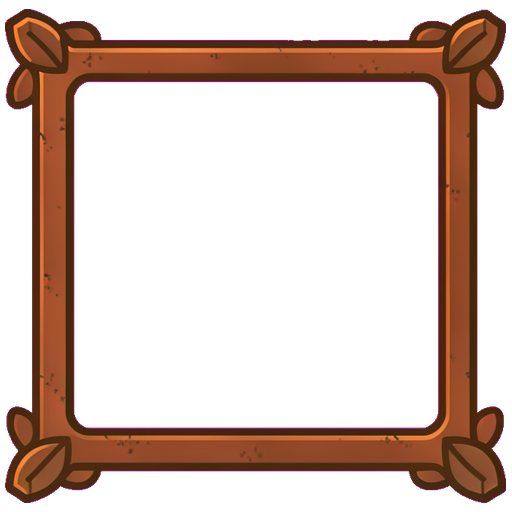
#> input picture apps/api/content/sources/progression-art/frame-bronze.png, 512 x 512 px
$ python normalise_bg.py frame-bronze.png frame-challenger.png
#> lines starting #> are read from the running program, lines starting #| are printed output that depends on the picture; after the words box and inside, x2 and y2 are one past the last pixel; in counts of white or black regions, pixels touching at a corner belong together
"""Ép nền của một ảnh vừa sinh về đúng #FF00FF trước khi tách nền.

**Vì sao cần.** Bước tách nền của `generate2dsprite` khoá theo màu magenta thuần.
Model thì không nghe lời tuyệt đối: sáu khung sinh ra ở lượt bronze→challenger có
nền hồng đậm (~#E8207F) thay vì #FF00FF, và hậu quả không phải một cảnh báo — nó
là một tấm PNG "trong suốt" mà tâm vẫn đặc 100%, tức cái khung che kín avatar.

**Vì sao lan từ MÉP chứ không lọc theo màu.** Bản đầu quy mọi pixel nằm trong
bán kính màu quanh nền thành magenta, và nó ăn thủng nhân vật: thân nâu của linh
vật (170, 92, 72) chỉ cách nền hồng (205, 37, 135) **90,7** — vừa đúng ngưỡng 90
— nên 12% pixel thân bị coi là nền và khoét thành lỗ đen lỗ chỗ. Số đo, không
phải phỏng đoán.

Nền THẬT thì luôn nối liền với mép ảnh, còn màu áo của nhân vật thì không. Lan
từ bốn góc vào chỉ chạm tới những gì thông với bên ngoài, nên một vùng bên trong
nhân vật có màu gần giống nền vẫn an toàn dù bán kính màu có rộng đến đâu.

Ngưỡng mặc định 100 rộng hơn bản cũ ĐƯỢC, chính vì phép lan đã chặn thiệt hại:
nó nuốt trọn dải chuyển sắc của nền và viền răng cưa mà không với tới bên trong.
"""

import sys
from collections import deque
from pathlib import Path

import numpy as np
from PIL import Image

MAGENTA = (255, 0, 255)
CORNER = 24
TOLERANCE = 100.0


def normalise(path: Path, out: Path, tolerance: float = TOLERANCE) -> float:
#> called with tolerance = 100
    image = Image.open(path).convert("RGB")
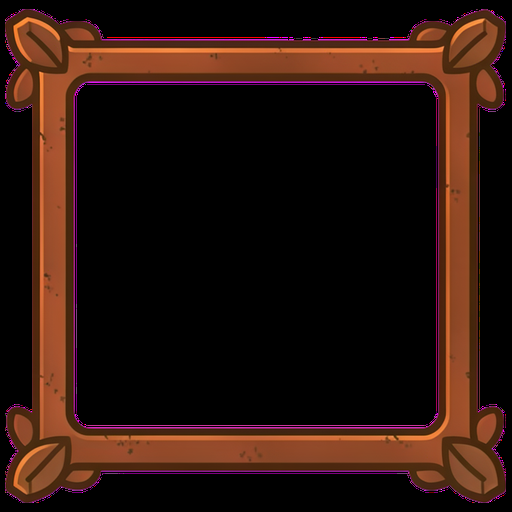
#> image: PIL image 512x512 RGB; mean R, G, B 41.7, 20.1, 13.2
    pixels = np.array(image).astype(float)
    height, width, _ = pixels.shape
#> height = 512; width = 512

    corners = np.concatenate(
        [
            pixels[:CORNER, :CORNER].reshape(-1, 3),
            pixels[:CORNER, -CORNER:].reshape(-1, 3),
            pixels[-CORNER:, :CORNER].reshape(-1, 3),
            pixels[-CORNER:, -CORNER:].reshape(-1, 3),
        ]
    )
#> corners = 2304 rows, first 8: [0, 0, 0], [0, 0, 0], [0, 0, 0], [0, 0, 0], [0, 0, 0], [0, 0, 0], [0, 0, 0], [0, 0, 0]
    background = np.median(corners, axis=0)
#> background = [0, 0, 0]

    # Ứng viên: đủ gần màu nền. Chưa phải kết luận — mới là điều kiện cần.
    near = np.linalg.norm(pixels - background, axis=-1) < tolerance
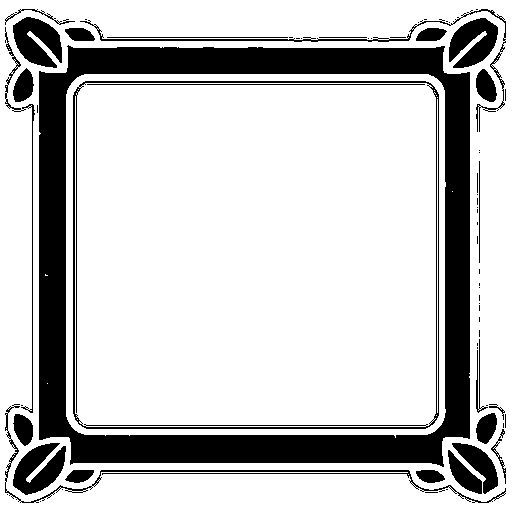
#> near: shape (512, 512) bool; 78.1% white; 68 black regions (41 under 20 px), largest, box (x1, y1, x2, y2) and area: (39, 45, 470, 467) 39691, (73, 81, 439, 429) 3484, (13, 443, 66, 495) 1643

    # Lan theo hàng, từ mọi pixel ứng viên nằm trên mép ảnh. Quét theo HÀNG chứ
    # không theo từng pixel: một BFS pixel-một trên ảnh 1024×1024 chạy bằng
    # Python mất hàng chục giây, còn mỗi lần bật một đoạn liền nhau thì số vòng
    # lặp tụt xuống theo số đoạn, không theo số pixel.
    reached = np.zeros_like(near, dtype=bool)
    queue: deque[tuple[int, int]] = deque()

    def push_span(row: int, col: int) -> None:
        """Bật cả đoạn liền nhau chứa (row, col) và xếp hàng các hàng kề."""
        if not near[row, col] or reached[row, col]:
            return
        left = col
        while left > 0 and near[row, left - 1] and not reached[row, left - 1]:
            left -= 1
        right = col
        while right < width - 1 and near[row, right + 1] and not reached[row, right + 1]:
            right += 1
        reached[row, left : right + 1] = True
        for neighbour in (row - 1, row + 1):
            if 0 <= neighbour < height:
                queue.append((neighbour, left))
                queue.append((neighbour, right))
                queue.append((neighbour, (left + right) // 2))

    for col in range(width):
        push_span(0, col)
        push_span(height - 1, col)
    for row in range(height):
        push_span(row, 0)
        push_span(row, width - 1)

    while queue:
        row, col = queue.popleft()
        # Đi hết đoạn liền nhau quanh điểm này ở hàng kề: một hàng có thể chứa
        # nhiều đoạn nền rời nhau (hai bên nhân vật), nên phải quét chứ không
        # chỉ thử đúng một cột.
        start = col
        while start > 0 and near[row, start - 1]:
            start -= 1
        end = col
        while end < width - 1 and near[row, end + 1]:
            end += 1
        for probe in range(start, end + 1):
            if near[row, probe] and not reached[row, probe]:
                push_span(row, probe)

    pixels[reached] = MAGENTA
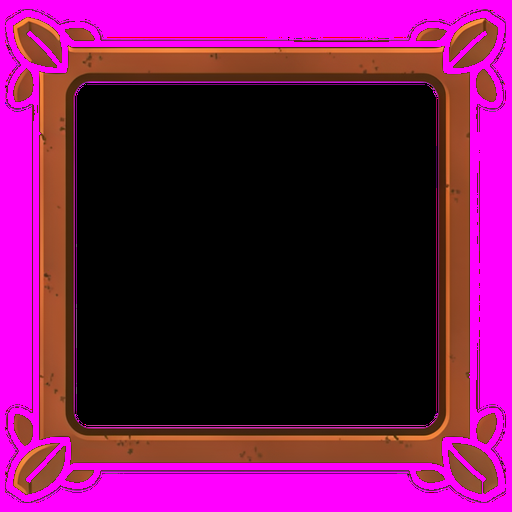
#> pixels: shape (512, 512, 3) float64; mean R, G, B 106.3, 17.3, 81.9
    Image.fromarray(pixels.astype(np.uint8)).save(out)
    return float(reached.mean())


if __name__ == "__main__":
    source = Path(sys.argv[1])
    target = Path(sys.argv[2]) if len(sys.argv) > 2 else source.with_suffix(".magenta.png")
    share = normalise(source, target)
    print(f"{target}  ({share * 100:.1f}% pixel đã quy về magenta)")

$ run again, on apps/api/content/sources/progression-art/frame-diamond.png
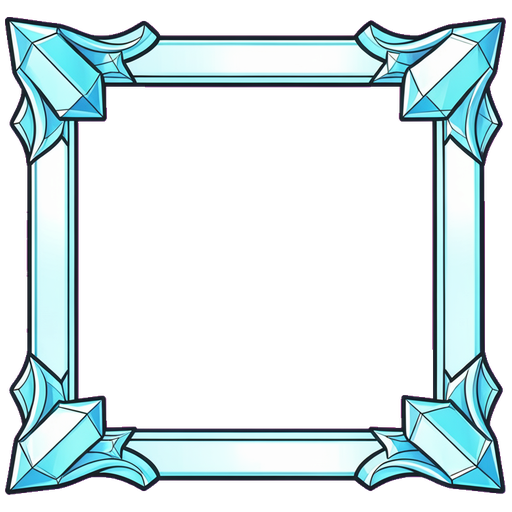
#> input picture apps/api/content/sources/progression-art/frame-diamond.png, 512 x 512 px
#> corners = 2304 rows, first 8: [0, 0, 0], [0, 0, 0], [0, 0, 0], [0, 0, 0], [0, 0, 0], [0, 0, 0], [0, 0, 0], [0, 0, 0]
#> background = [0, 0, 0]
#> in normalise, `near = np.linalg.norm(pixels - background, axis=-1) < tolerance`:
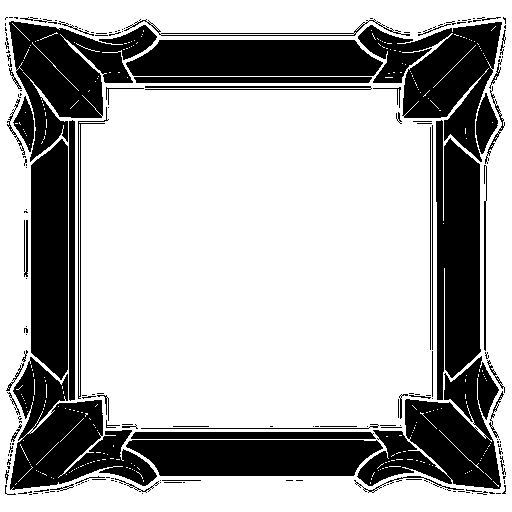
#> near: shape (512, 512) bool; 68.1% white; 190 black regions (129 under 20 px), largest, box (x1, y1, x2, y2) and area: (436, 120, 481, 400) 9617, (357, 356, 501, 489) 9546, (10, 357, 157, 490) 9387
#> in normalise, `pixels[reached] = MAGENTA`:
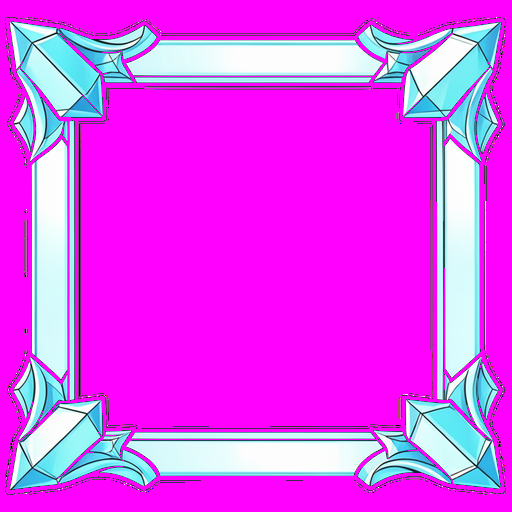
#> pixels: shape (512, 512, 3) float64; mean R, G, B 225.8, 68.9, 244.2

$ run again, on apps/api/content/sources/progression-art/frame-gold.png
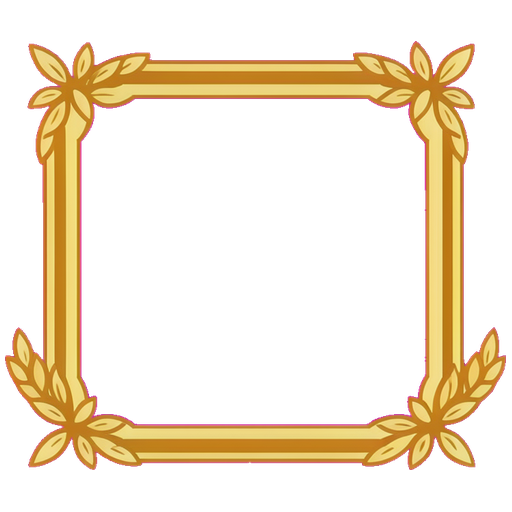
#> input picture apps/api/content/sources/progression-art/frame-gold.png, 512 x 512 px
#> corners = 2304 rows, first 8: [0, 0, 0], [0, 0, 0], [0, 0, 0], [0, 0, 0], [0, 0, 0], [0, 0, 0], [0, 0, 0], [0, 0, 0]
#> background = [0, 0, 0]
#> in normalise, `near = np.linalg.norm(pixels - background, axis=-1) < tolerance`:
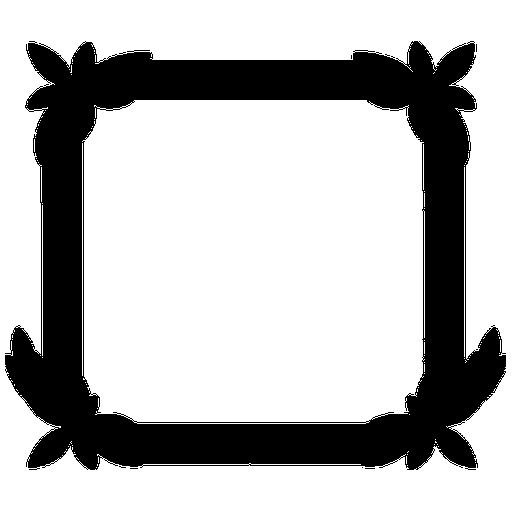
#> near: shape (512, 512) bool; 72.6% white; 8 black regions (7 under 20 px), largest, box (x1, y1, x2, y2) and area: (5, 41, 506, 470) 71733
#> in normalise, `pixels[reached] = MAGENTA`:
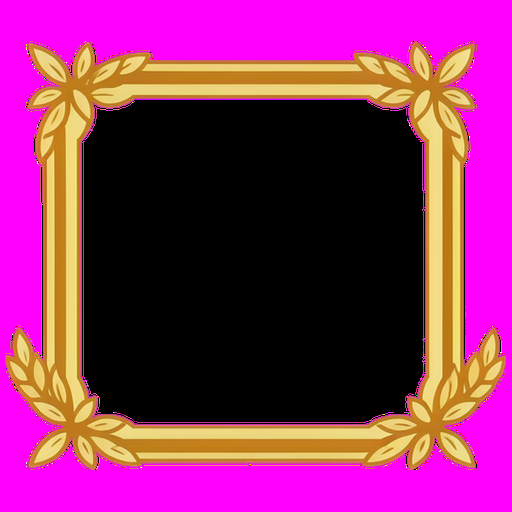
#> pixels: shape (512, 512, 3) float64; mean R, G, B 139.3, 42.9, 103.5

$ run again, on apps/api/content/sources/progression-art/frame-grandmaster.png
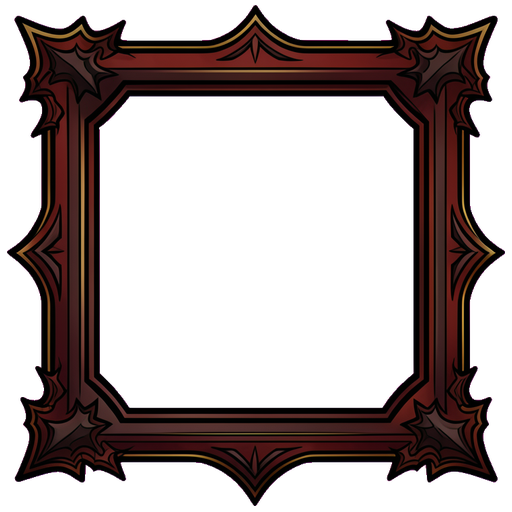
#> input picture apps/api/content/sources/progression-art/frame-grandmaster.png, 512 x 512 px
#> corners = 2304 rows, first 8: [0, 0, 0], [0, 0, 0], [0, 0, 0], [0, 0, 0], [0, 0, 0], [0, 0, 0], [0, 0, 0], [0, 0, 0]
#> background = [0, 0, 0]
#> in normalise, `near = np.linalg.norm(pixels - background, axis=-1) < tolerance`:
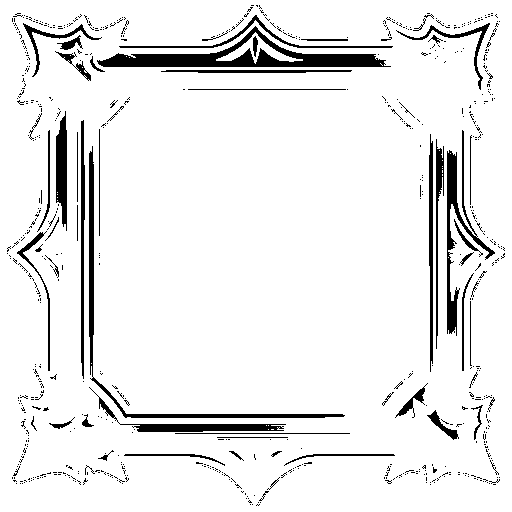
#> near: shape (512, 512) bool; 92.3% white; 709 black regions (650 under 20 px), largest, box (x1, y1, x2, y2) and area: (97, 26, 391, 67) 3741, (89, 146, 345, 418) 2035, (447, 130, 495, 336) 1722
#> in normalise, `pixels[reached] = MAGENTA`:
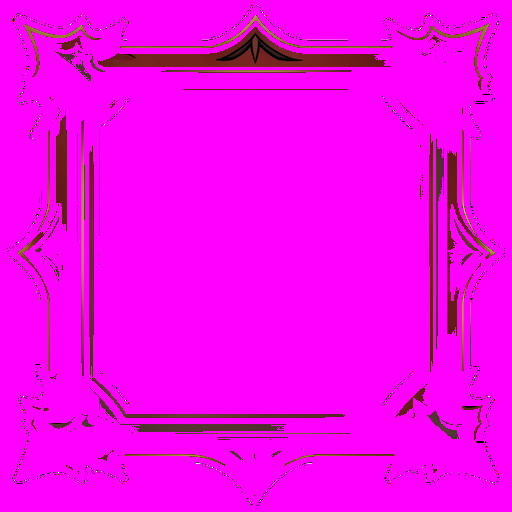
#> pixels: shape (512, 512, 3) float64; mean R, G, B 243.3, 4, 238.1
